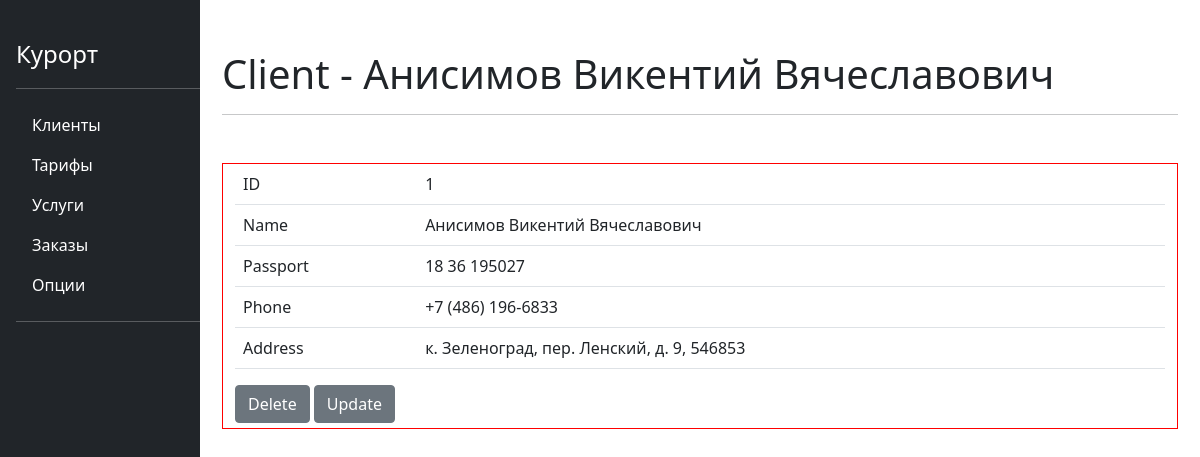
/info/client/1, run on the app's committed database.
### tables.py (models this page shows)
class Clients(db.Model):
    id = db.Column(db.Integer, primary_key=True, nullable=False, autoincrement=True)
    name = db.Column(db.String(64), nullable=False)
    passport = db.Column(db.Integer, nullable=False)
    phone = db.Column(db.String(20), nullable=False)
    address = db.Column(db.String(256), nullable=False)

### main.py (the view, shortened to what this page needs)
@app.route('/info/<table>/<int:id>')
def information(table, id):
    if table == 'client':
        info = Clients.query.get(id)
        return render_template('/info.html',title=f'Client - {info.name}', info=info)

### templates/info.html (shortened to what this page needs)
{% extends "base.html" %}
{% block content %}
<div class="container mt-5" style="border: 1px solid red; padding-top:0px">
    {% if "Client" in title %}
    <table class="table">
        <tbody>
            <tr>
                <td>ID</td>
                <td>{{ info.id }}</td>
            </tr>
            <tr>
                <td>Name</td>
                <td>{{ info.name }}</td>
            </tr>
            <tr>
                <td>Passport</td>
                <td>{{ info.passport }}</td>
            </tr>
            <tr>
                <td>Phone</td>
                <td>{{ info.phone }}</td>
            </tr>
            <tr>
                <td>Address</td>
                <td>{{ info.address }}</td>
            </tr>
        </tbody>
    </table>
    {% endif %}
    <div style="padding-bottom: 5px">
        <a href="/delete/{{ info.__class__.__name__.lower() }}/{{ info.id }}" class="btn btn-secondary">Delete</a>
        <a href="/update/{{ info.__class__.__name__.lower() }}/{{ info.id }}" class="btn btn-secondary">Update</a>
    </div>
</div>
{% endblock %}

### static/css/main.css (style rules this page uses)
.container { padding-top: 50px; }

### data on the page
Clients: id "1", name "Анисимов Викентий Вячеславович", passport "18 36 195027", phone "+7 (486) 196-6833", address "к. Зеленоград, пер. Ленский, д. 9, 546853"

### other printed values
{{ title }} "Client - Анисимов Викентий Вячеславович"
